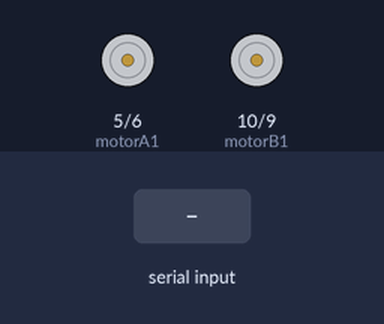
The sketch below on a simulated Arduino Uno, built with avr-gcc and run on an emulated ATmega328P. On the bench: motor-driver pin pairs drawn as motors (green arrow = first pin HIGH = forward, orange = second pin HIGH = backward, longer = more drive). Inputs (shaded band) come from the test bench.

Above: at 1.2 s.
1.3 s: "F" received over Serial
At 2.5 s:
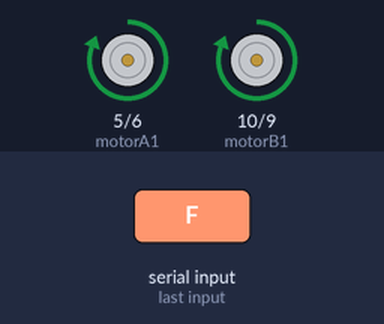
2.8 s: byte 74 ('J') received over Serial
At 3.8 s:
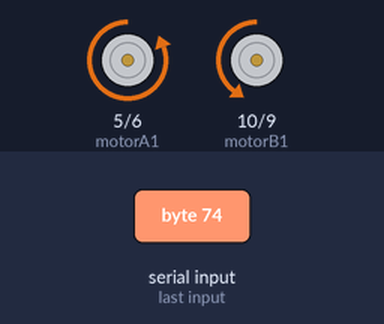
4.3 s: byte 76 ('L') received over Serial
At 4.9 s:
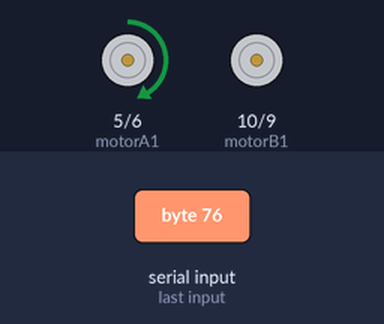
5.8 s: byte 82 ('R') received over Serial
At 7.0 s:
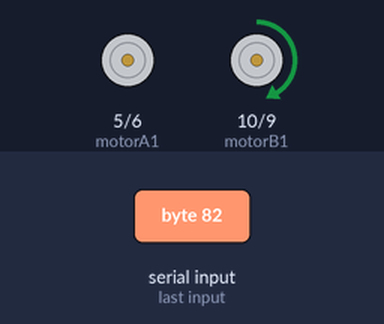
7.3 s: "G" received over Serial
At 8.4 s:
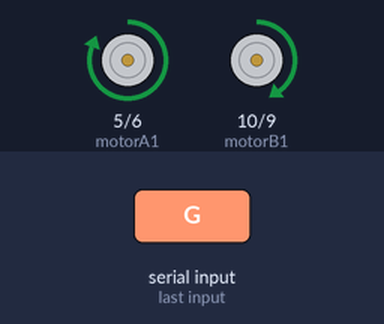
8.8 s: "I" received over Serial
At 9.5 s:
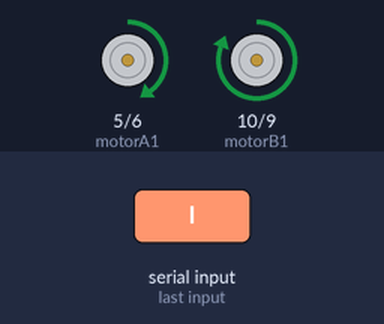
Timing chart, 0 to 11.3 s (numbered marks = the images above; inputs shaded):
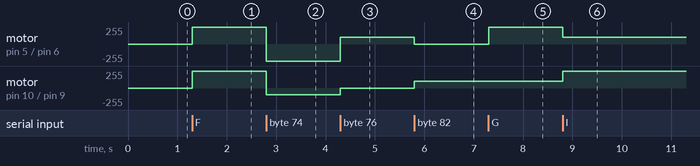

The sketch:

arabaKod.ino
```cpp
//L298N Bağlantısı
  const int motorA1  = 5;  // L298N'in IN3 Girişi
  const int motorA2  = 6;  // L298N'in IN1 Girişi
  const int motorB1  = 10; // L298N'in IN2 Girişi
  const int motorB2  = 9;  // L298N'in IN4 Girişi

  int i=0; //Döngüler için atanan rastgele bir değişken
  int j=0; //Döngüler için atanan rastgele bir değişken
  int state; //Bluetooth cihazından gelecek sinyalin değişkeni
  int vSpeed=255;     // Standart Hız, 0-255 arası bir değer alabilir
void setup() {
    // Pinlerimizi belirleyelim
    pinMode(motorA1, OUTPUT);
    pinMode(motorA2, OUTPUT);
    pinMode(motorB1, OUTPUT);
    pinMode(motorB2, OUTPUT);
    // 9600 baud hızında bir seri port açalım
    Serial.begin(9600);
}

void loop() {

  //Gelen veriyi 'state' değişkenine kaydet
    if(Serial.available() > 0){
      state = Serial.read();
    }

  //Uygulamadan ayarlanabilen 4 hız seviyesi.(Değerler 0-255 arasında olmalı)
    if (state == '0'){
      vSpeed=0;}
    else if (state == '1'){
      vSpeed=100;}
    else if (state == '2'){
      vSpeed=180;}
    else if (state == '3'){
      vSpeed=200;}
    else if (state == '4'){
      vSpeed=255;
    }

  //Gelen veri 'F' ise araba ileri gider.
    if (state == 'F') {
      analogWrite(motorA1, vSpeed);
      analogWrite(motorA2, 0);
      analogWrite(motorB1, vSpeed);
      analogWrite(motorB2, 0);
    }

  //Gelen veri 'G' ise araba ileri sol(çapraz) gider.
    else if (state == 'G') {
      analogWrite(motorA1,vSpeed );
      analogWrite(motorA2, 0);
      analogWrite(motorB1, 100);
      analogWrite(motorB2, 0);
    }

  //Gelen veri 'I' ise araba ileri sağ(çapraz) gider.
    else if (state == 'I') {
        analogWrite(motorA1, 100);
        analogWrite(motorA2, 0);
        analogWrite(motorB1, vSpeed);
        analogWrite(motorB2, 0);
    }

  //Gelen veri 'B' ise araba geri gider.
    else if (state == 'B') {
      analogWrite(motorA1, 0);
      analogWrite(motorA2, vSpeed);
      analogWrite(motorB1, 0);
      analogWrite(motorB2, vSpeed);
    }

  //Gelen veri 'H' ise araba geri sol(çapraz) gider
    else if (state == 'H') {
      analogWrite(motorA1, 0);
      analogWrite(motorA2, 100);
      analogWrite(motorB1, 0);
      analogWrite(motorB2, vSpeed);
    }

  //Gelen veri 'J' ise araba geri sağ(çapraz) gider
    else if (state == 'J') {
      analogWrite(motorA1, 0);
      analogWrite(motorA2, vSpeed);
      analogWrite(motorB1, 0);
      analogWrite(motorB2, 100);
    }

  //Gelen veri 'L' ise araba sola gider.
    else if (state == 'L') {
      analogWrite(motorA1, vSpeed);
      analogWrite(motorA2, 150);
      analogWrite(motorB1, 0);
      analogWrite(motorB2, 0);
    }

  //Gelen veri 'R' ise araba sağa gider
    else if (state == 'R') {
      analogWrite(motorA1, 0);
      analogWrite(motorA2, 0);
      analogWrite(motorB1, vSpeed);
      analogWrite(motorB2, 150);
    }


  //Gelen veri 'S' ise arabayı durdur.
    else if (state == 'S'){
        analogWrite(motorA1, 0);
        analogWrite(motorA2, 0);
        analogWrite(motorB1, 0);
        analogWrite(motorB2, 0);
    }

}
```

Measured:
- after the input at 1.3 s, motor on pin 5 (motorA1) / pin 6 (motorA2), motor on pin 10 (motorB1) / pin 9 (motorB2): stopped → forward 255/255 at once
- after the input at 2.8 s, motor on pin 5 (motorA1) / pin 6 (motorA2): forward 255/255 → backward 255/255 at once; motor on pin 10 (motorB1) / pin 9 (motorB2): forward 255/255 → backward 100/255 at once
- after the input at 4.3 s, motor on pin 5 (motorA1) / pin 6 (motorA2): backward 255/255 → forward 105/255 at once; motor on pin 10 (motorB1) / pin 9 (motorB2): backward 100/255 → stopped at once
- after the input at 5.8 s, motor on pin 5 (motorA1) / pin 6 (motorA2): forward 105/255 → stopped at once; motor on pin 10 (motorB1) / pin 9 (motorB2): stopped → forward 105/255 at once
- after the input at 7.3 s, motor on pin 5 (motorA1) / pin 6 (motorA2): stopped → forward 255/255 at once; motor on pin 10 (motorB1) / pin 9 (motorB2): forward 105/255 → forward 100/255 at once
- after the input at 8.8 s, motor on pin 5 (motorA1) / pin 6 (motorA2): forward 255/255 → forward 100/255 at once; motor on pin 10 (motorB1) / pin 9 (motorB2): forward 100/255 → forward 255/255 at once
